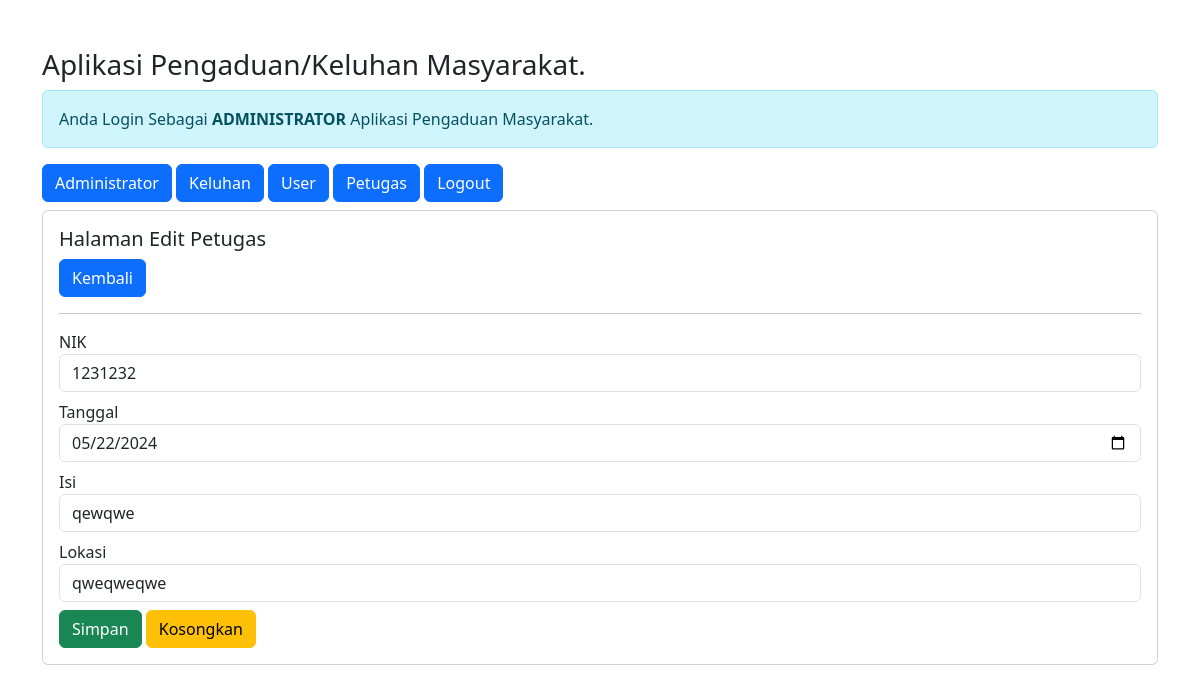
Screenshot of /admin/admin.php?url=edit-keluhan&nik=1231232 (signed in) with the database file from the repository.
### tables this page shows
CREATE TABLE `aduan` (
  `nik` int(16) NOT NULL,
  `tgl_aduan` date NOT NULL,
  `isi_aduan` text NOT NULL,
  `lok_aduan` varchar(30) NOT NULL
);

### admin/edit-keluhan.php (the view)
<?php
$nik = $_GET['nik'];
include'../koneksi.php';
$sql = "SELECT * FROM aduan WHERE nik='$nik'";
$query = mysqli_query($koneksi, $sql);
$data = mysqli_fetch_array($query);
?>
<h5>Halaman Edit Petugas</h5>
<a href="?url=keluhan" class="btn btn-primary">Kembali</a>
<hr>
<form method="post" action="?url=proses-edit-keluhan&nik=<?= $nik; ?>">
    <div class="form-groub mb-2">
        <label>NIK</label>
        <input value="<?= $data['nik'] ?>" type="number" name="nik" class="form-control" required>
    </div>
    <div class="form-groub mb-2">
        <label>Tanggal</label>
        <input value="<?= $data['tgl_aduan'] ?>" type="date" name="tgl_aduan" class="form-control" required>
    </div>
    <div class="form-groub mb-2">
        <label>Isi</label>
        <input value="<?= $data['isi_aduan'] ?>" type="text" name="isi_aduan" class="form-control" required>
    </div>
    <div class="form-groub mb-2">
        <label>Lokasi</label>
        <input value="<?= $data['lok_aduan'] ?>" type="text" name="lok_aduan" class="form-control" required>
    </div>
    <div class="form-group">
        <button type="submit" class="btn btn-success">Simpan</button>
        <button type="reset" class="btn btn-warning">Kosongkan</button>
    </div>
</form>

### rows the page displays
aduan: nik "1231232", tgl_aduan "05/22/2024", isi_aduan "qewqwe", lok_aduan "qweqweqwe"
